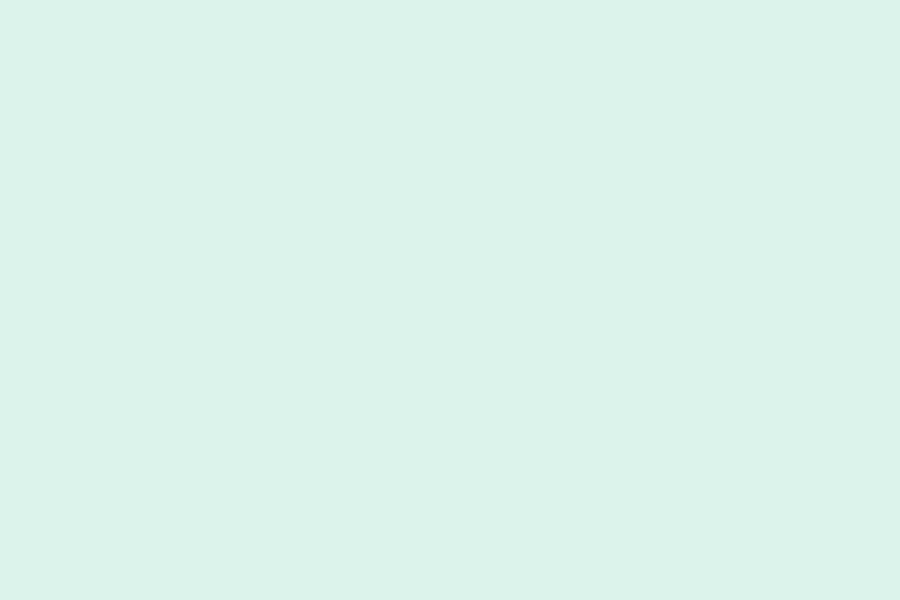
Frame 1 (no input)
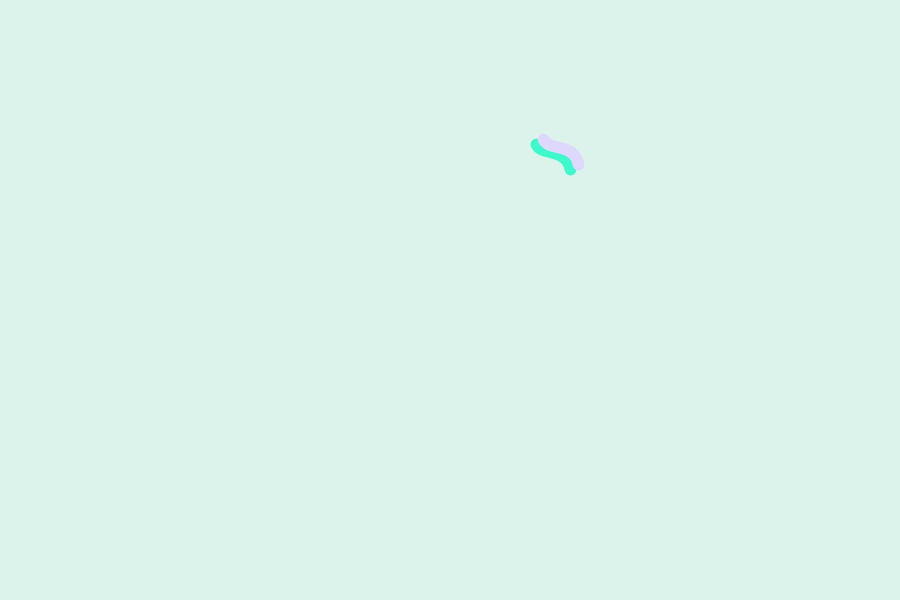
Frame 60 (the mouse pressed at the canvas centre just before this capture)
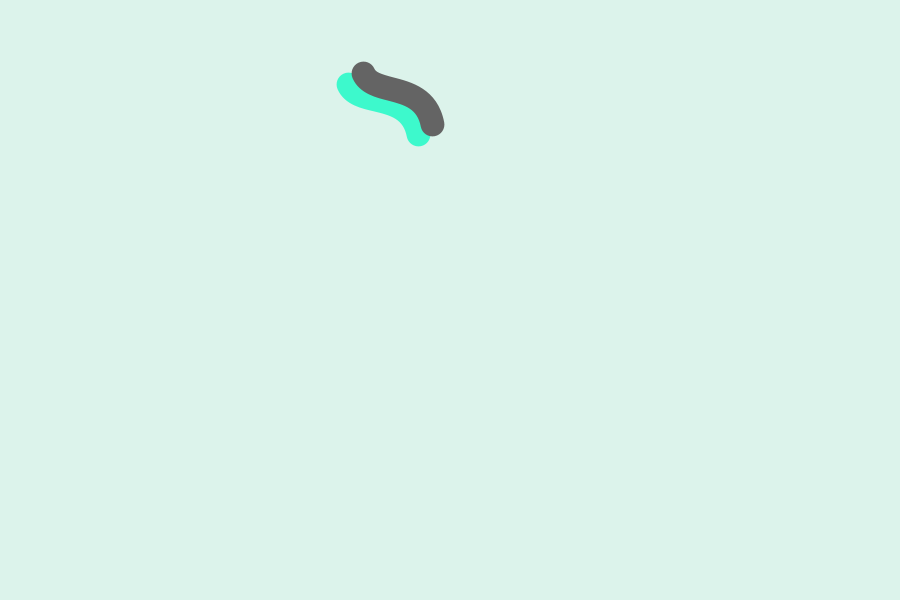
Frame 120 (the mouse held since frame 60 and released just before this capture)

The Processing sketch that drew these frames (run headless with seeded random() and noise(); from frame 60 on, the mouse is pressed at the canvas centre):

// Processing sketch: processing_113771
// ── processing_113771.pde

//Variables
int n=0;
float[] rate_jbgde = new float[1000];//rate de escala
float[] rate_threshold = new float[1000];
float[] angulo = new float[1000];
int[] cualjb = new int[1000];
int[] heightjb = new int[1000];
int[] widthjb = new int[1000];
 
//color fondo
color fondo1 = color(220, 243, 235, 255);
 
//colores jb grandes
color jbgde1_1[] = new color[1000];
color jbgde1_2[] = new color[1000];
color jbgde2_1[] = new color[1000];
color jbgde2_2[] = new color[1000];
color jbgde3_1[] = new color[1000];
color jbgde3_2[] = new color[1000];
color jbgde4_1[] = new color[1000];
color jbgde4_2[] = new color[1000];
//colores jb medianas
color jbmed1_1[] = new color[1000];
color jbmed1_2[] = new color[1000];
color jbmed2_1[] = new color[1000];
color jbmed2_2[] = new color[1000];
color jbmed3_1[] = new color[1000];
color jbmed3_2[] = new color[1000];
color jbmed4_1[] = new color[1000];
color jbmed4_2[] = new color[1000];
color jbmed5_1[] = new color[1000];
color jbmed5_2[] = new color[1000];
//colores jb chicas
color jbchi1_1[] = new color[1000];
color jbchi1_2[] = new color[1000];
color jbchi2_1[] = new color[1000];
color jbchi2_2[] = new color[1000];
color jbchi3_1[] = new color[1000];
color jbchi3_2[] = new color[1000];
color jbchi4_1[] = new color[1000];
color jbchi4_2[] = new color[1000];
color jbchi5_1[] = new color[1000];
color jbchi5_2[] = new color[1000];
color jbchi6_1[] = new color[1000];
color jbchi6_2[] = new color[1000];
color jbchi7_1[] = new color[1000];
color jbchi7_2[] = new color[1000];
//colores sombras
color sombra1 = color (101, 255, 175);
color sombra2 = color (61, 249, 204);
color sombra3 = color (84, 204, 173);
 
void nueva_jellybean() {
  //fondo1=int(random(fondo2));
  rate_jbgde[n]=0;
  rate_threshold[n]=random(0, 1);
  heightjb[n] = int(random(height/6, 5*height/6+1));
  widthjb[n] = int(random(width/6, 5*width/6+1));
  //color grandes
  jbgde1_1[n] = color (255, 210+random(-50, 50), 255);
  jbgde1_2[n] = color (0+random(0, 255));
  jbgde2_1[n] = color (33+random(-50, 50), 187, 215);
  jbgde2_2[n] = color (0+random(0, 255));
  jbgde3_1[n] = color (255, 193, 104+random(-50, 50));
  jbgde3_2[n] = color (0+random(0, 255));
  jbgde4_1[n] = color (0+random(-50, 50), 237, 255);
  jbgde4_2[n] = color (0+random(0, 255));
  //color medianas
  jbmed1_2[n] = color (0+random(0, 200));
  jbmed1_2[n] = color (0+random(0, 255));
  jbmed2_1[n] = color (249, 142, 112+random(-50, 50));
  jbmed2_2[n] = color (0+random(0, 255));
  jbmed3_1[n] = color (255+random(0, -200));
  jbmed3_2[n] = color (0+random(0, 255));
  jbmed4_1[n] = color (177+random(-50, 50), 216, 252);
  jbmed4_2[n] = color (0+random(0, 255));
  jbmed5_1[n] = color (249, 247, 178+random(-50, 50));
  jbmed5_2[n] = color (0+random(0, 255));
  //color chicas
  jbchi1_1[n] = color (101+random(-50, 50), 255, 175);
  jbchi1_2[n] = color (0+random(0, 255));
  jbchi2_1[n] = color (249, 231, 175+random(-50, 50));
  jbchi2_2[n] = color (0+random(0, 255));
  jbchi3_1[n] = color (232, 232+random(-50, 50), 232);
  jbchi3_2[n] = color (0+random(0, 255));
  jbchi4_1[n] = color (230, 155+random(-50, 50), 249);
  jbchi4_2[n] = color (0+random(0, 255));
  jbchi5_1[n] = color (0+random(0, 200));
  jbchi5_2[n] = color (0+random(0, 255));
  jbchi6_1[n] = color (190, 191+random(-50, 50), 191);
  jbchi6_2[n] = color (0+random(0, 255));
  jbchi7_1[n] = color (192+random(-50, 50), 255, 243);
  jbchi7_2[n] = color (0+random(0, 255));
  //
  angulo[n] = random(0, 2*PI);
  cualjb[n] = int(random(16));
  n++;
}
 
void setup() {
  size(900, 600);
  background(220, 243, 235);
  nueva_jellybean();
}
void draw() {
  //Fondo inicial
  noStroke();
  fill(fondo1);
  rect(0, 0, 900, 600);
 
  for (int i=0;i<n;i++) {
    pushMatrix();
    translate(widthjb[i], heightjb[i]);// Traslada
    rotate(angulo[i]); //rotar angulo
    scale(rate_jbgde[i]);//agranda a escala por porcentaje: (1.0 = 100%)
 
    if (mouseX < width/2) { //Si mouse posición X mayor a mitad de pantalla
      if (cualjb[i]==0) {
        noFill();//jellybean grande_1
        strokeWeight(80);
        stroke(sombra2);//sombra
        bezier(154, 110, 104, 138, 44, 189, 15, 230);
        stroke(jbgde1_1[i]);
        bezier(154-25, 110-5, 104-25, 138-5, 44-25, 189-5, 15-25, 230-5);
      }
      else if (cualjb[i]==1) {
        noFill();//jellybean grande_2
        strokeWeight(70);
        stroke(sombra1);//sombra
        bezier(330, 100, 280, 135, 230, 315, 192, 350);
        stroke(jbgde2_1[i]);
        bezier(330-15, 100-15, 280-15, 135-15, 230-15, 315-15, 192-15, 350-15);
      }
      else if (cualjb[i]==2) {
        noFill();//jellybean grande_3
        strokeWeight(50);
        stroke(sombra1);//sombra
        bezier(450, 220, 500, 270, 515, 370, 460, 420);
        stroke(jbgde3_1[i]);
        bezier(450-15, 220+15, 500-15, 270+15, 515-15, 370+15, 460-35, 420+15);
      }
      else if (cualjb[i]==3) {
        noFill();//jellybean grande_4
        strokeWeight(80);
        stroke(sombra1);//sombra
        bezier(651, 331, 688, 367, 745, 429, 769, 459);
        stroke(jbgde4_1[i]);
        bezier(651-20, 331, 688-20, 367, 745-20, 429, 769-20, 459);
      }
      else if (cualjb[i]==4) {
        noFill();//jellybean mediana_1
        strokeWeight(40);
        stroke(sombra3);//sombra
        bezier(-40, -25, -5, 2, 22, 2, 36, 21);
        stroke(jbmed1_1[i]);
        bezier(-40+5, -25+20, -5+5, 2+20, 22+5, 2+20, 36+5, 21+20);
      }
      else if (cualjb[i]==5) {
        noFill();//jellybean mediana_2
        strokeWeight(40);
        stroke(sombra1);//sombra
        bezier(91, 70, 135, 96, 119, 142, 160, 155);
        stroke(jbmed2_1[i]);
        bezier(91+8, 70-10, 135+8, 96-10, 119+8, 142-10, 160+8, 155-10);
      }
      else if (cualjb[i]==6) {
        noFill();//jellybean mediana_3
        strokeWeight(40);
        stroke(sombra1);//sombra
        bezier(87, 444, 85, 474, 189, 474, 184, 520);
        stroke(jbmed3_1[i]);
        bezier(87-15, 444+2, 85-15, 474+2, 189-15, 474+2, 184-15, 520+2);
      }
      else if (cualjb[i]==7) {
        noFill();//jellybean mediana_4
        strokeWeight(40);
        stroke(sombra2);//sombra
        bezier(325, 409, 290, 476, 375, 507, 364, 548);
        stroke(jbmed4_1[i]);
        bezier(325-30, 409-2, 290-30, 476-2, 375-30, 507-2, 364-30, 548-2);
      }
      else if (cualjb[i]==8) {
        noFill();//jellybean mediana_5
        strokeWeight(50);
        stroke(sombra3);//sombra
        bezier(571, 21, 616, 50, 541, 131, 583, 153);
        stroke(jbmed5_1[i]);
        bezier(571+25, 21-5, 616+25, 50-5, 541+25, 131-5, 583+25, 153-5);
      }
      else if (cualjb[i]==9) {
        noFill();//jellybean chica_1
        strokeWeight(25);
        stroke(sombra1);//sombra
        bezier(28, 370, 24, 398, -24, 416, -29, 439);
        stroke(jbchi1_1[i]);
        bezier(28+5, 370-20, 24+5, 398-20, -24+5, 416-20, -29+5, 439-20);
      }
      else if (cualjb[i]==10) {
        noFill();//jellybean chica_2
        strokeWeight(40);
        stroke(sombra1);//sombra
        bezier(228, -3, 245, 14, 244, 40, 227, 60);
        stroke(jbchi2_1[i]);
        bezier(228-10, -3+20, 245-10, 14+20, 244-10, 40+20, 227-10, 60+20);
      }
      else if (cualjb[i]==11) {
        noFill();//jellybean chica_3
        strokeWeight(40);
        stroke(sombra3);//sombra
        bezier(390, 302, 397, 321, 354, 315, 356, 339);
        stroke(jbchi3_1[i]);
        bezier(390-10, 302-5, 397-10, 321-5, 354-10, 315-5, 356-10, 339-5);
      }
      else if (cualjb[i]==12) {
        noFill();//jellybean chica_4
        strokeWeight(40);
        stroke(sombra1);//sombra
        bezier(465, 20, 453, 33, 458, 83, 448, 81);
        stroke(jbchi4_1[i]);
        bezier(465+15, 20-3, 453+15, 33-3, 458+15, 83-3, 448+15, 81-3);
      }
      else if (cualjb[i]==13) {
        noFill();//jellybean chica_5
        strokeWeight(40);
        stroke(sombra1);//sombra
        bezier(525, 238, 530, 240, 507, 271, 495, 270);
        stroke(jbchi5_1[i]);
        bezier(525-15, 238-5, 530-15, 240-5, 507-15, 271-5, 495-15, 270-5);
      }
      else if (cualjb[i]==14) {
        noFill();//jellybean chica_6
        strokeWeight(40);
        stroke(sombra1);//sombra
        bezier(587, 422, 605, 440, 580, 475, 598, 494);
        stroke(jbchi6_1[i]);
        bezier(587-30, 422-2, 605-30, 440-2, 580-30, 475-2, 598-30, 494-2);
      }
      else if (cualjb[i]==15) {
        noFill();//jellybean chica_7
        strokeWeight(40);
        stroke(sombra2);//sombra
        bezier(645, 159, 642, 167, 649, 196, 659, 207);
        stroke(jbchi7_1[i]);
        bezier(645-5, 159+10, 642-5, 167+10, 649-5, 196+10, 659-5, 207+10);
      }
    }
    else {
      if (cualjb[i]==0) {
        noFill();//jellybean grande_1
        strokeWeight(80);
        stroke(sombra2);//sombra
        bezier(154, 110, 104, 138, 44, 189, 15, 230);
        stroke(jbgde1_2[i]);
        bezier(154-25, 110-5, 104-25, 138-5, 44-25, 189-5, 15-25, 230-5);
      }
      else if (cualjb[i]==1) {
        noFill();//jellybean grande_2
        strokeWeight(70);
        stroke(sombra1);//sombra
        bezier(330, 100, 280, 135, 230, 315, 192, 350);
        stroke(jbgde2_2[i]);
        bezier(330-15, 100-15, 280-15, 135-15, 230-15, 315-15, 192-15, 350-15);
      }
      else if (cualjb[i]==2) {
        noFill();//jellybean grande_3
        strokeWeight(50);
        stroke(sombra1);//sombra
        bezier(450, 220, 500, 270, 515, 370, 460, 420);
        stroke(jbgde3_2[i]);
        bezier(450-15, 220+15, 500-15, 270+15, 515-15, 370+15, 460-35, 420+15);
      }
      else if (cualjb[i]==3) {
        noFill();//jellybean grande_4
        strokeWeight(80);
        stroke(sombra1);//sombra
        bezier(651, 331, 688, 367, 745, 429, 769, 459);
        stroke(jbgde4_2[i]);
        bezier(651-20, 331, 688-20, 367, 745-20, 429, 769-20, 459);
      }
      else if (cualjb[i]==4) {
        noFill();//jellybean mediana_1
        strokeWeight(40);
        stroke(sombra3);//sombra
        bezier(-40, -25, -5, 2, 22, 2, 36, 21);
        stroke(jbmed1_2[i]);
        bezier(-40+5, -25+20, -5+5, 2+20, 22+5, 2+20, 36+5, 21+20);
      }
      else if (cualjb[i]==5) {
        noFill();//jellybean mediana_2
        strokeWeight(40);
        stroke(sombra1);//sombra
        bezier(91, 70, 135, 96, 119, 142, 160, 155);
        stroke(jbmed2_2[i]);
        bezier(91+8, 70-10, 135+8, 96-10, 119+8, 142-10, 160+8, 155-10);
      }
      else if (cualjb[i]==6) {
        noFill();//jellybean mediana_3
        strokeWeight(40);
        stroke(sombra1);//sombra
        bezier(87, 444, 85, 474, 189, 474, 184, 520);
        stroke(jbmed3_2[i]);
        bezier(87-15, 444+2, 85-15, 474+2, 189-15, 474+2, 184-15, 520+2);
      }
      else if (cualjb[i]==7) {
        noFill();//jellybean mediana_4
        strokeWeight(40);
        stroke(sombra2);//sombra
        bezier(325, 409, 290, 476, 375, 507, 364, 548);
        stroke(jbmed4_2[i]);
        bezier(325-30, 409-2, 290-30, 476-2, 375-30, 507-2, 364-30, 548-2);
      }
      else if (cualjb[i]==8) {
        noFill();//jellybean mediana_5
        strokeWeight(50);
        stroke(sombra3);//sombra
        bezier(571, 21, 616, 50, 541, 131, 583, 153);
        stroke(jbmed5_2[i]);
        bezier(571+25, 21-5, 616+25, 50-5, 541+25, 131-5, 583+25, 153-5);
      }
      else if (cualjb[i]==9) {
        noFill();//jellybean chica_1
        strokeWeight(25);
        stroke(sombra1);//sombra
        bezier(28, 370, 24, 398, -24, 416, -29, 439);
        stroke(jbchi1_2[i]);
        bezier(28+5, 370-20, 24+5, 398-20, -24+5, 416-20, -29+5, 439-20);
      }
      else if (cualjb[i]==10) {
        noFill();//jellybean chica_2
        strokeWeight(40);
        stroke(sombra1);//sombra
        bezier(228, -3, 245, 14, 244, 40, 227, 60);
        stroke(jbchi2_2[i]);
        bezier(228-10, -3+20, 245-10, 14+20, 244-10, 40+20, 227-10, 60+20);
      }
      else if (cualjb[i]==11) {
        noFill();//jellybean chica_3
        strokeWeight(40);
        stroke(sombra3);//sombra
        bezier(390, 302, 397, 321, 354, 315, 356, 339);
        stroke(jbchi3_2[i]);
        bezier(390-10, 302-5, 397-10, 321-5, 354-10, 315-5, 356-10, 339-5);
      }
      else if (cualjb[i]==12) {
        noFill();//jellybean chica_4
        strokeWeight(40);
        stroke(sombra1);//sombra
        bezier(465, 20, 453, 33, 458, 83, 448, 81);
        stroke(jbchi4_2[i]);
        bezier(465+15, 20-3, 453+15, 33-3, 458+15, 83-3, 448+15, 81-3);
      }
      else if (cualjb[i]==13) {
        noFill();//jellybean chica_5
        strokeWeight(40);
        stroke(sombra1);//sombra
        bezier(525, 238, 530, 240, 507, 271, 495, 270);
        stroke(jbchi5_2[i]);
        bezier(525-15, 238-5, 530-15, 240-5, 507-15, 271-5, 495-15, 270-5);
      }
      else if (cualjb[i]==14) {
        noFill();//jellybean chica_6
        strokeWeight(40);
        stroke(sombra1);//sombra
        bezier(587, 422, 605, 440, 580, 475, 598, 494);
        stroke(jbchi6_2[i]);
        bezier(587-30, 422-2, 605-30, 440-2, 580-30, 475-2, 598-30, 494-2);
      }
      else if (cualjb[i]==15) {
        noFill();//jellybean chica_7
        strokeWeight(40);
        stroke(sombra2);//sombra
        bezier(645, 159, 642, 167, 649, 196, 659, 207);
        stroke(jbchi7_2[i]);
        bezier(645-5, 159+10, 642-5, 167+10, 649-5, 196+10, 659-5, 207+10);
      }
    }
 
    popMatrix();
 
    rate_jbgde[i]+=0.005;// Agrandar en < escala
    if (i==n-1 && rate_jbgde[i] > rate_threshold[i] && i < 999) {
      fondo1=color(random(128)+128, random(128)+128, random(128)+128);
      nueva_jellybean();
    }
    if (rate_jbgde[i] > 1) {// rate = 0
      rate_jbgde[i] = 0;
    }
  }
}
 
void keyPressed() {
  if (key == ' ') {
    save("Yelibins - "+day()+"."+month()+"."+year()+"_"+hour()+"."+minute()+"."+second()+".jpeg");
  }
}
